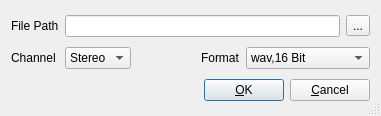
<?xml version="1.0" encoding="UTF-8"?>
<ui version="4.0">
 <class>MixdownFileDialogBase</class>
 <widget class="QDialog" name="MixdownFileDialogBase">
  <property name="geometry">
   <rect>
    <x>0</x>
    <y>0</y>
    <width>381</width>
    <height>116</height>
   </rect>
  </property>
  <property name="windowTitle">
   <string>Set Downmix Wavefile</string>
  </property>
  <property name="sizeGripEnabled">
   <bool>true</bool>
  </property>
  <layout class="QGridLayout">
   <property name="leftMargin">
    <number>11</number>
   </property>
   <property name="topMargin">
    <number>11</number>
   </property>
   <property name="rightMargin">
    <number>11</number>
   </property>
   <property name="bottomMargin">
    <number>11</number>
   </property>
   <property name="spacing">
    <number>6</number>
   </property>
   <item row="2" column="0" colspan="5">
    <layout class="QHBoxLayout">
     <property name="spacing">
      <number>6</number>
     </property>
     <property name="leftMargin">
      <number>0</number>
     </property>
     <property name="topMargin">
      <number>0</number>
     </property>
     <property name="rightMargin">
      <number>0</number>
     </property>
     <property name="bottomMargin">
      <number>0</number>
     </property>
     <item>
      <spacer name="Horizontal Spacing2">
       <property name="orientation">
        <enum>Qt::Horizontal</enum>
       </property>
       <property name="sizeType">
        <enum>QSizePolicy::Expanding</enum>
       </property>
       <property name="sizeHint" stdset="0">
        <size>
         <width>20</width>
         <height>20</height>
        </size>
       </property>
      </spacer>
     </item>
     <item>
      <widget class="QPushButton" name="buttonOk">
       <property name="text">
        <string>&amp;OK</string>
       </property>
       <property name="autoDefault">
        <bool>true</bool>
       </property>
       <property name="default">
        <bool>true</bool>
       </property>
      </widget>
     </item>
     <item>
      <widget class="QPushButton" name="buttonCancel">
       <property name="text">
        <string>&amp;Cancel</string>
       </property>
       <property name="autoDefault">
        <bool>true</bool>
       </property>
      </widget>
     </item>
    </layout>
   </item>
   <item row="0" column="0">
    <widget class="QLabel" name="TextLabel1">
     <property name="text">
      <string>File Path</string>
     </property>
     <property name="wordWrap">
      <bool>false</bool>
     </property>
    </widget>
   </item>
   <item row="1" column="0">
    <widget class="QLabel" name="TextLabel2">
     <property name="text">
      <string>Channel</string>
     </property>
     <property name="wordWrap">
      <bool>false</bool>
     </property>
    </widget>
   </item>
   <item row="0" column="1" colspan="4">
    <layout class="QHBoxLayout">
     <property name="spacing">
      <number>6</number>
     </property>
     <property name="leftMargin">
      <number>0</number>
     </property>
     <property name="topMargin">
      <number>0</number>
     </property>
     <property name="rightMargin">
      <number>0</number>
     </property>
     <property name="bottomMargin">
      <number>0</number>
     </property>
     <item>
      <widget class="QLineEdit" name="editPath"/>
     </item>
     <item>
      <widget class="QToolButton" name="buttonPath">
       <property name="text">
        <string notr="true">...</string>
       </property>
      </widget>
     </item>
    </layout>
   </item>
   <item row="1" column="1">
    <widget class="QComboBox" name="comboChannel">
     <item>
      <property name="text">
       <string>Stereo</string>
      </property>
     </item>
     <item>
      <property name="text">
       <string>Mono</string>
      </property>
     </item>
     <item>
      <property name="text">
       <string>5.1</string>
      </property>
     </item>
    </widget>
   </item>
   <item row="1" column="4">
    <widget class="QComboBox" name="comboFormat">
     <item>
      <property name="text">
       <string>wav,16 Bit</string>
      </property>
     </item>
     <item>
      <property name="text">
       <string>wav, 24 Bit</string>
      </property>
     </item>
     <item>
      <property name="text">
       <string>wav, 32 Bit (float)</string>
      </property>
     </item>
    </widget>
   </item>
   <item row="1" column="3">
    <widget class="QLabel" name="TextLabel3">
     <property name="text">
      <string>Format</string>
     </property>
     <property name="wordWrap">
      <bool>false</bool>
     </property>
    </widget>
   </item>
   <item row="1" column="2">
    <spacer name="Spacer1">
     <property name="orientation">
      <enum>Qt::Horizontal</enum>
     </property>
     <property name="sizeType">
      <enum>QSizePolicy::Expanding</enum>
     </property>
     <property name="sizeHint" stdset="0">
      <size>
       <width>20</width>
       <height>20</height>
      </size>
     </property>
    </spacer>
   </item>
  </layout>
 </widget>
 <layoutdefault spacing="6" margin="11"/>
 <resources/>
 <connections>
  <connection>
   <sender>buttonOk</sender>
   <signal>clicked()</signal>
   <receiver>MixdownFileDialogBase</receiver>
   <slot>accept()</slot>
   <hints>
    <hint type="sourcelabel">
     <x>20</x>
     <y>20</y>
    </hint>
    <hint type="destinationlabel">
     <x>20</x>
     <y>20</y>
    </hint>
   </hints>
  </connection>
  <connection>
   <sender>buttonCancel</sender>
   <signal>clicked()</signal>
   <receiver>MixdownFileDialogBase</receiver>
   <slot>reject()</slot>
   <hints>
    <hint type="sourcelabel">
     <x>20</x>
     <y>20</y>
    </hint>
    <hint type="destinationlabel">
     <x>20</x>
     <y>20</y>
    </hint>
   </hints>
  </connection>
 </connections>
</ui>
